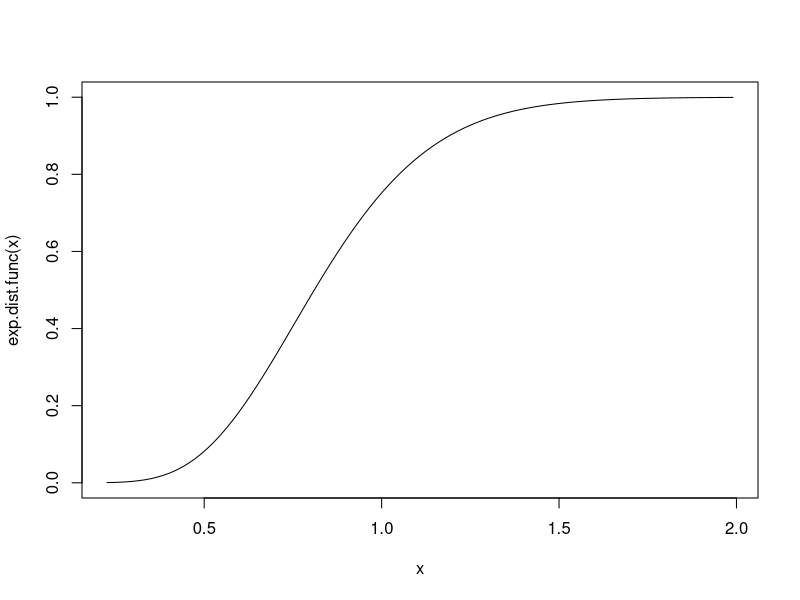
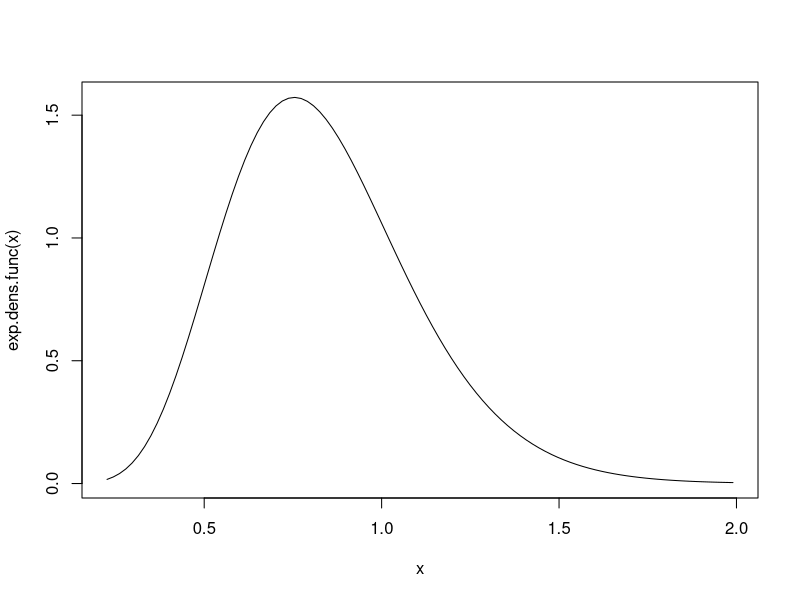
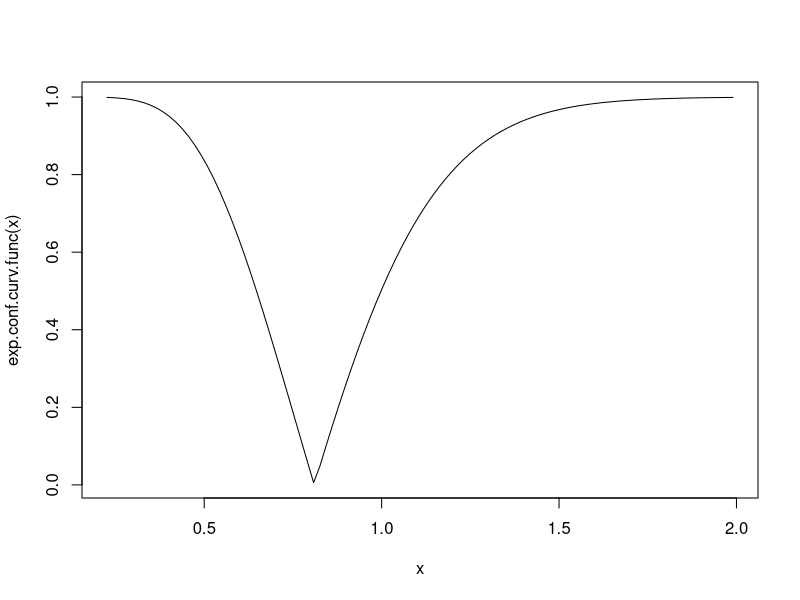
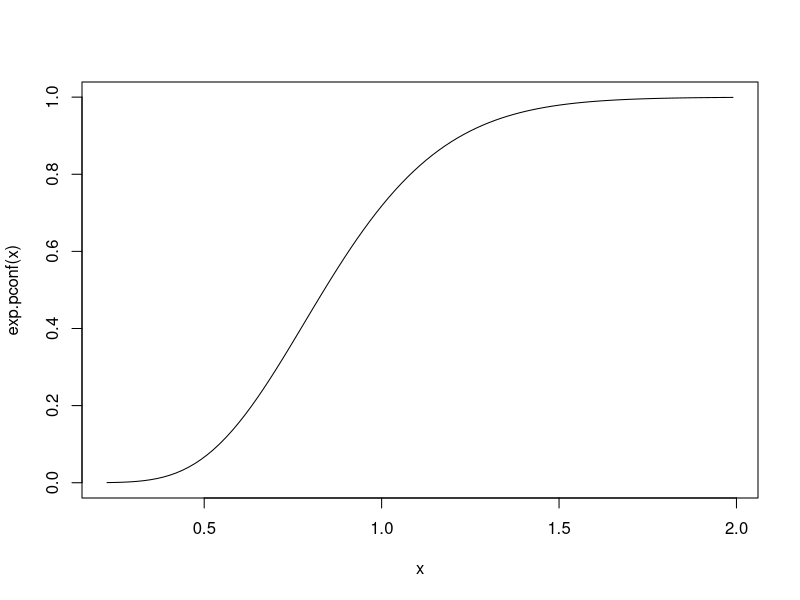
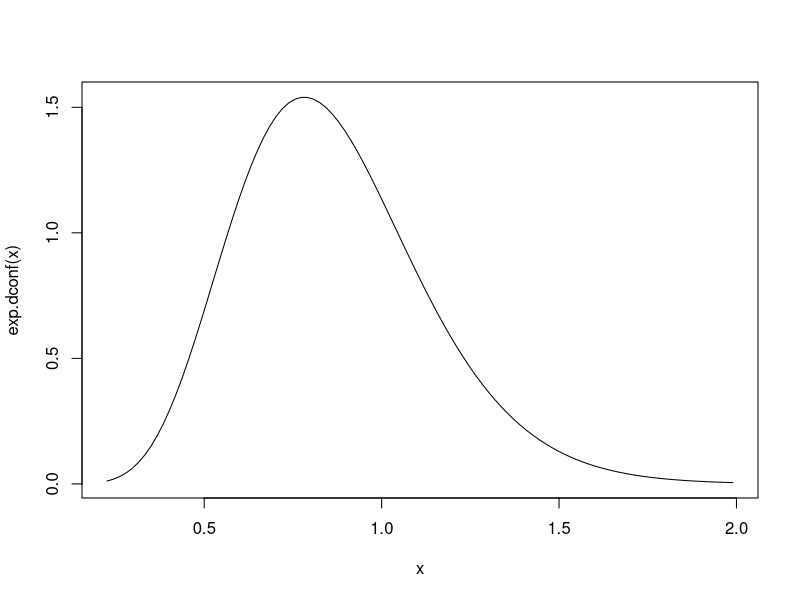
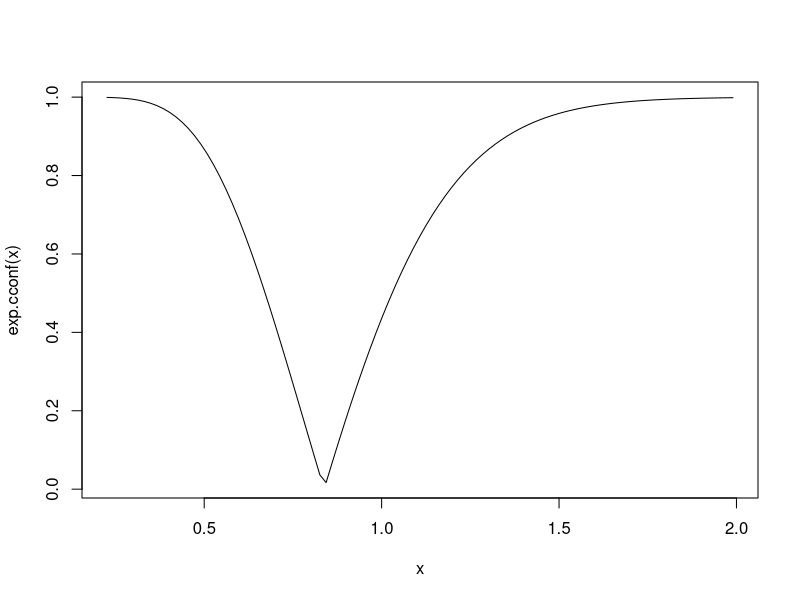
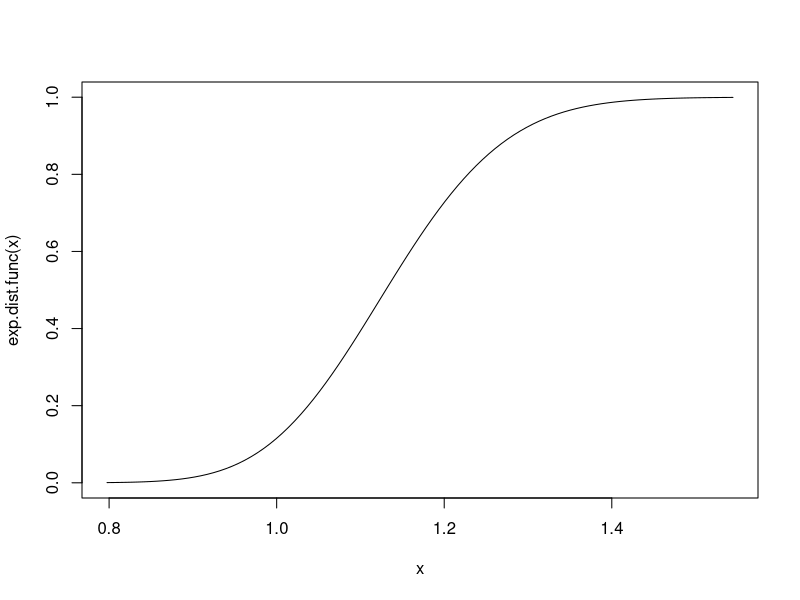
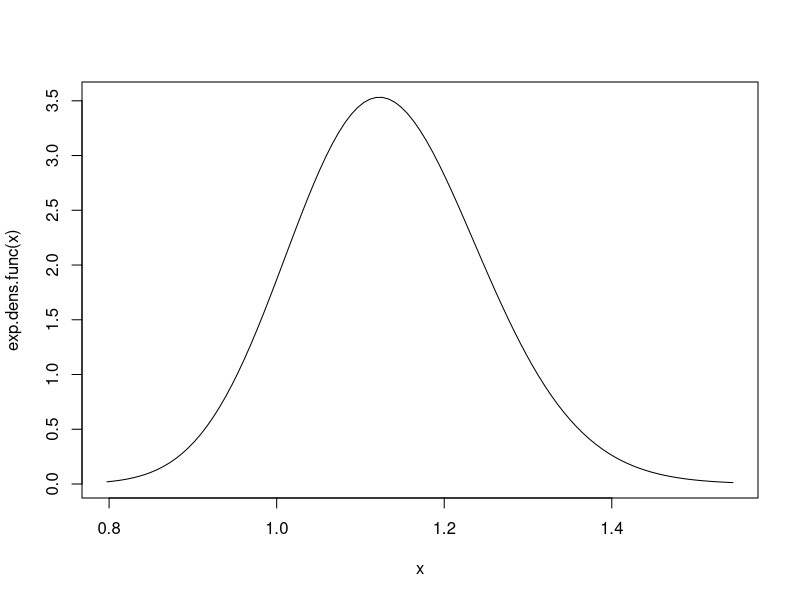

The R script that drew these images, in order:
## ---- chunk 1
exp.conf <- function (x, method, plot = TRUE) {
  
  xbar <- mean(x)
  theta.hat <- 1/xbar
  n <- length(x)
  
  if (method == "Pivot"){
    
    exp.dist.func <- function(lambda) pchisq((2*lambda*xbar*n), df = (2*n))
    
    exp.dens.func <- function(lambda) (2*xbar*n)*dchisq((2*lambda*xbar*n), df = (2*n))
    
    exp.conf.curv.func <- function(lambda) abs(2*(pchisq((2*lambda*xbar*n), df = (2*n)))-1)

    exp.quantile.func <- function(p) qchisq(p, df = (2*n))/(2*xbar*n)


    
    x.list <- list(pconf = exp.dist.func, dconf = exp.dens.func, cconf = exp.conf.curv.func, qconf = exp.quantile.func)
    
    if (plot){
      crit.left <- qchisq(0.0005, df = 2*n)/(2*xbar*n)
      crit.right <- qchisq(0.9995, df = 2*n)/(2*xbar*n)
      exp.dist <- curve(exp.dist.func, from = crit.left, to = crit.right)
      exp.dens <- curve(exp.dens.func, from = crit.left, to = crit.right)
      exp.cc <- curve(exp.conf.curv.func, from = crit.left, to = crit.right)
      }
  }
  
  if (method == "Wilks"){
    
    log.like.exp <- function(theta) (n*log(theta)-theta*n*xbar)
    
    exp.pconf <- function(theta) {
      pnorm(q=sign(theta -  theta.hat)*sqrt(2*(log.like.exp(theta.hat)-log.like.exp(theta))))
    }
    exp.dconf <- function(theta) {
sign(theta - theta.hat)*(-n/theta+n*xbar)*(1/sqrt(2*(log.like.exp(theta.hat)-log.like.exp(theta))))*dnorm(sign(theta - theta.hat)*sqrt(2*(log.like.exp(theta.hat)-log.like.exp(theta))))
}
 
    exp.cconf <- function(theta) {abs(2*(pnorm(q=sign(theta - theta.hat)*sqrt(2*(log.like.exp(theta.hat)-log.like.exp(theta)))))-1)
}

    
     x.list <- list(pconf = exp.pconf, dconf = exp.dconf, cconf = exp.cconf)

     

    if (plot){
      crit.left <- qchisq(0.0005, df = 2*n)/(2*xbar*n)
      crit.right <- qchisq(0.9995, df = 2*n)/(2*xbar*n)
      if (crit.left < 0 ){
        exp.dist <- curve(exp.pconf, from = 0, to = crit.right)
        exp.dens <- curve(exp.dconf, from = 0, to = crit.right)
        exp.cc <- curve(exp.cconf, from = 0, to = crit.right)
      }else{
      exp.dist <- curve(exp.pconf, from = crit.left, to = crit.right)
      exp.dens <- curve(exp.dconf, from = crit.left, to = crit.right)
      exp.cc <- curve(exp.cconf, from = crit.left, to = crit.right)
      }
      }
  }
}
## ---- chunk 2
r.exp.samp.1 <- rexp(n=10)
r.exp.samp.2 <- rexp(n=100)
r.exp.samp.3 <- rexp(n=1000)

## ---- chunk 3
exp.conf(x = r.exp.samp.1, method = "Pivot")
## ---- chunk 4
exp.conf(x = r.exp.samp.1, method = "Wilks")
## ---- chunk 5
exp.conf(x = r.exp.samp.2, method = "Pivot")
## ---- chunk 6
exp.conf(x = r.exp.samp.2, method = "Wilks")
## ---- chunk 7
exp.conf(x = r.exp.samp.3, method = "Pivot")
## ---- chunk 8
exp.conf(x = r.exp.samp.3, method = "Wilks")
